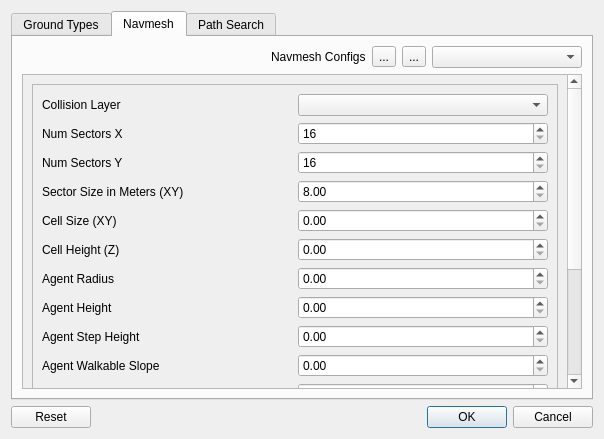
<?xml version="1.0" encoding="UTF-8"?>
<ui version="4.0">
 <class>AiProjectSettingsDlg</class>
 <widget class="QDialog" name="AiProjectSettingsDlg">
  <property name="geometry">
   <rect>
    <x>0</x>
    <y>0</y>
    <width>604</width>
    <height>439</height>
   </rect>
  </property>
  <property name="windowTitle">
   <string>Ai Project Settings</string>
  </property>
  <property name="windowIcon">
   <iconset resource="../QtResources/resources.qrc">
    <normaloff>:/AiPlugin/WAiPlugin.svg</normaloff>:/AiPlugin/WAiPlugin.svg</iconset>
  </property>
  <layout class="QVBoxLayout" name="verticalLayout">
   <item>
    <widget class="QTabWidget" name="Tabs">
     <property name="currentIndex">
      <number>1</number>
     </property>
     <widget class="QWidget" name="GroundTypesTab">
      <attribute name="title">
       <string>Ground Types</string>
      </attribute>
      <layout class="QHBoxLayout" name="horizontalLayout">
       <item>
        <widget class="QListWidget" name="GroundTypes">
         <property name="selectionBehavior">
          <enum>QAbstractItemView::SelectRows</enum>
         </property>
         <property name="uniformItemSizes">
          <bool>true</bool>
         </property>
        </widget>
       </item>
      </layout>
     </widget>
     <widget class="QWidget" name="NavmeshTab">
      <attribute name="title">
       <string>Navmesh</string>
      </attribute>
      <layout class="QVBoxLayout" name="verticalLayout_3">
       <item>
        <layout class="QHBoxLayout" name="horizontalLayout_4">
         <item>
          <spacer name="horizontalSpacer_2">
           <property name="orientation">
            <enum>Qt::Horizontal</enum>
           </property>
           <property name="sizeHint" stdset="0">
            <size>
             <width>40</width>
             <height>20</height>
            </size>
           </property>
          </spacer>
         </item>
         <item>
          <widget class="QLabel" name="label_2">
           <property name="text">
            <string>Navmesh Configs</string>
           </property>
          </widget>
         </item>
         <item>
          <widget class="QToolButton" name="AddMeshCfg">
           <property name="text">
            <string>...</string>
           </property>
           <property name="icon">
            <iconset resource="../../../../Tools/Libs/GuiFoundation/QtResources/resources.qrc">
             <normaloff>:/GuiFoundation/Icons/Add.svg</normaloff>:/GuiFoundation/Icons/Add.svg</iconset>
           </property>
          </widget>
         </item>
         <item>
          <widget class="QToolButton" name="RemoveMeshCfg">
           <property name="text">
            <string>...</string>
           </property>
           <property name="icon">
            <iconset resource="../../../../Tools/Libs/GuiFoundation/QtResources/resources.qrc">
             <normaloff>:/GuiFoundation/Icons/Delete.svg</normaloff>:/GuiFoundation/Icons/Delete.svg</iconset>
           </property>
          </widget>
         </item>
         <item>
          <widget class="QComboBox" name="SelectedMeshCfg">
           <property name="minimumSize">
            <size>
             <width>150</width>
             <height>0</height>
            </size>
           </property>
          </widget>
         </item>
        </layout>
       </item>
       <item>
        <widget class="QScrollArea" name="scrollArea">
         <property name="widgetResizable">
          <bool>true</bool>
         </property>
         <widget class="QWidget" name="scrollAreaWidgetContents">
          <property name="geometry">
           <rect>
            <x>0</x>
            <y>0</y>
            <width>543</width>
            <height>460</height>
           </rect>
          </property>
          <layout class="QHBoxLayout" name="horizontalLayout_5">
           <item>
            <widget class="QFrame" name="NavmeshCfg">
             <property name="frameShape">
              <enum>QFrame::StyledPanel</enum>
             </property>
             <property name="frameShadow">
              <enum>QFrame::Raised</enum>
             </property>
             <layout class="QGridLayout" name="gridLayout">
              <item row="4" column="1">
               <widget class="QDoubleSpinBox" name="NavCellSize"/>
              </item>
              <item row="6" column="1">
               <widget class="QDoubleSpinBox" name="NavAgentRadius"/>
              </item>
              <item row="15" column="1">
               <widget class="QDoubleSpinBox" name="NavDetailSampleError"/>
              </item>
              <item row="0" column="0">
               <widget class="QLabel" name="label_15">
                <property name="text">
                 <string>Collision Layer</string>
                </property>
               </widget>
              </item>
              <item row="5" column="1">
               <widget class="QDoubleSpinBox" name="NavCellHeight"/>
              </item>
              <item row="17" column="0">
               <spacer name="verticalSpacer">
                <property name="orientation">
                 <enum>Qt::Vertical</enum>
                </property>
                <property name="sizeHint" stdset="0">
                 <size>
                  <width>20</width>
                  <height>3</height>
                 </size>
                </property>
               </spacer>
              </item>
              <item row="10" column="1">
               <widget class="QDoubleSpinBox" name="NavMaxEdgeLength"/>
              </item>
              <item row="8" column="1">
               <widget class="QDoubleSpinBox" name="NavAgentStep"/>
              </item>
              <item row="9" column="1">
               <widget class="QDoubleSpinBox" name="NavAgentSlope"/>
              </item>
              <item row="6" column="0">
               <widget class="QLabel" name="label_5">
                <property name="text">
                 <string>Agent Radius</string>
                </property>
               </widget>
              </item>
              <item row="13" column="1">
               <widget class="QDoubleSpinBox" name="NavRegionMergeSize"/>
              </item>
              <item row="16" column="0">
               <spacer name="verticalSpacer_2">
                <property name="orientation">
                 <enum>Qt::Vertical</enum>
                </property>
                <property name="sizeHint" stdset="0">
                 <size>
                  <width>20</width>
                  <height>194</height>
                 </size>
                </property>
               </spacer>
              </item>
              <item row="8" column="0">
               <widget class="QLabel" name="label_7">
                <property name="text">
                 <string>Agent Step Height</string>
                </property>
               </widget>
              </item>
              <item row="4" column="0">
               <widget class="QLabel" name="label_3">
                <property name="text">
                 <string>Cell Size (XY)</string>
                </property>
               </widget>
              </item>
              <item row="10" column="0">
               <widget class="QLabel" name="label_9">
                <property name="text">
                 <string>Max Edge Length</string>
                </property>
               </widget>
              </item>
              <item row="7" column="0">
               <widget class="QLabel" name="label_6">
                <property name="text">
                 <string>Agent Height</string>
                </property>
               </widget>
              </item>
              <item row="7" column="1">
               <widget class="QDoubleSpinBox" name="NavAgentHeight"/>
              </item>
              <item row="15" column="0">
               <widget class="QLabel" name="label_14">
                <property name="text">
                 <string>Detail Sample Error</string>
                </property>
               </widget>
              </item>
              <item row="14" column="0">
               <widget class="QLabel" name="label_13">
                <property name="text">
                 <string>Detail Sample Distance</string>
                </property>
               </widget>
              </item>
              <item row="11" column="0">
               <widget class="QLabel" name="label_10">
                <property name="text">
                 <string>Max Simplification Error</string>
                </property>
               </widget>
              </item>
              <item row="14" column="1">
               <widget class="QDoubleSpinBox" name="NavDetailSampleDistance"/>
              </item>
              <item row="0" column="1">
               <widget class="QComboBox" name="CollisionLayer"/>
              </item>
              <item row="9" column="0">
               <widget class="QLabel" name="label_8">
                <property name="text">
                 <string>Agent Walkable Slope</string>
                </property>
               </widget>
              </item>
              <item row="13" column="0">
               <widget class="QLabel" name="label_11">
                <property name="text">
                 <string>Region Merge Size</string>
                </property>
               </widget>
              </item>
              <item row="5" column="0">
               <widget class="QLabel" name="label_4">
                <property name="text">
                 <string>Cell Height (Z)</string>
                </property>
               </widget>
              </item>
              <item row="12" column="0">
               <widget class="QLabel" name="label_12">
                <property name="text">
                 <string>Min Region Size</string>
                </property>
               </widget>
              </item>
              <item row="11" column="1">
               <widget class="QDoubleSpinBox" name="NavSimplificationError"/>
              </item>
              <item row="12" column="1">
               <widget class="QDoubleSpinBox" name="NavMinRegionSize"/>
              </item>
              <item row="1" column="0">
               <widget class="QLabel" name="label_16">
                <property name="text">
                 <string>Num Sectors X</string>
                </property>
               </widget>
              </item>
              <item row="2" column="0">
               <widget class="QLabel" name="label_17">
                <property name="text">
                 <string>Num Sectors Y</string>
                </property>
               </widget>
              </item>
              <item row="3" column="0">
               <widget class="QLabel" name="label_18">
                <property name="text">
                 <string>Sector Size in Meters (XY)</string>
                </property>
               </widget>
              </item>
              <item row="1" column="1">
               <widget class="QSpinBox" name="NumSectorsX">
                <property name="minimum">
                 <number>16</number>
                </property>
                <property name="maximum">
                 <number>256</number>
                </property>
                <property name="singleStep">
                 <number>16</number>
                </property>
               </widget>
              </item>
              <item row="2" column="1">
               <widget class="QSpinBox" name="NumSectorsY">
                <property name="minimum">
                 <number>16</number>
                </property>
                <property name="maximum">
                 <number>256</number>
                </property>
                <property name="singleStep">
                 <number>16</number>
                </property>
               </widget>
              </item>
              <item row="3" column="1">
               <widget class="QDoubleSpinBox" name="SectorSizeXY">
                <property name="minimum">
                 <double>8.000000000000000</double>
                </property>
                <property name="maximum">
                 <double>1024.000000000000000</double>
                </property>
               </widget>
              </item>
             </layout>
            </widget>
           </item>
          </layout>
         </widget>
        </widget>
       </item>
      </layout>
     </widget>
     <widget class="QWidget" name="PathSearchTab">
      <attribute name="title">
       <string>Path Search</string>
      </attribute>
      <layout class="QHBoxLayout" name="horizontalLayout_3">
       <item>
        <layout class="QVBoxLayout" name="verticalLayout_2">
         <item>
          <layout class="QHBoxLayout" name="horizontalLayout_2">
           <item>
            <spacer name="horizontalSpacer">
             <property name="orientation">
              <enum>Qt::Horizontal</enum>
             </property>
             <property name="sizeHint" stdset="0">
              <size>
               <width>40</width>
               <height>20</height>
              </size>
             </property>
            </spacer>
           </item>
           <item>
            <widget class="QLabel" name="label">
             <property name="text">
              <string>Search Configs</string>
             </property>
            </widget>
           </item>
           <item>
            <widget class="QToolButton" name="AddPathCfg">
             <property name="text">
              <string>...</string>
             </property>
             <property name="icon">
              <iconset resource="../../../../Tools/Libs/GuiFoundation/QtResources/resources.qrc">
               <normaloff>:/GuiFoundation/Icons/Add.svg</normaloff>:/GuiFoundation/Icons/Add.svg</iconset>
             </property>
            </widget>
           </item>
           <item>
            <widget class="QToolButton" name="RemovePathCfg">
             <property name="text">
              <string>...</string>
             </property>
             <property name="icon">
              <iconset resource="../../../../Tools/Libs/GuiFoundation/QtResources/resources.qrc">
               <normaloff>:/GuiFoundation/Icons/Delete.svg</normaloff>:/GuiFoundation/Icons/Delete.svg</iconset>
             </property>
            </widget>
           </item>
           <item>
            <widget class="QComboBox" name="SelectedPathCfg">
             <property name="minimumSize">
              <size>
               <width>150</width>
               <height>0</height>
              </size>
             </property>
            </widget>
           </item>
          </layout>
         </item>
         <item>
          <widget class="QTableWidget" name="PathConfig">
           <property name="editTriggers">
            <set>QAbstractItemView::NoEditTriggers</set>
           </property>
           <property name="alternatingRowColors">
            <bool>false</bool>
           </property>
           <property name="selectionMode">
            <enum>QAbstractItemView::SingleSelection</enum>
           </property>
           <property name="selectionBehavior">
            <enum>QAbstractItemView::SelectRows</enum>
           </property>
           <property name="wordWrap">
            <bool>false</bool>
           </property>
           <property name="cornerButtonEnabled">
            <bool>false</bool>
           </property>
           <attribute name="horizontalHeaderStretchLastSection">
            <bool>true</bool>
           </attribute>
           <attribute name="verticalHeaderVisible">
            <bool>false</bool>
           </attribute>
           <column>
            <property name="text">
             <string>Ground Type</string>
            </property>
           </column>
           <column>
            <property name="text">
             <string>Traversal Allowed</string>
            </property>
           </column>
           <column>
            <property name="text">
             <string>Traversal Cost</string>
            </property>
           </column>
          </widget>
         </item>
        </layout>
       </item>
      </layout>
     </widget>
    </widget>
   </item>
   <item>
    <widget class="QDialogButtonBox" name="DefaultButtons">
     <property name="orientation">
      <enum>Qt::Horizontal</enum>
     </property>
     <property name="standardButtons">
      <set>QDialogButtonBox::Cancel|QDialogButtonBox::Ok|QDialogButtonBox::Reset</set>
     </property>
     <property name="centerButtons">
      <bool>false</bool>
     </property>
    </widget>
   </item>
  </layout>
 </widget>
 <tabstops>
  <tabstop>GroundTypes</tabstop>
  <tabstop>AddMeshCfg</tabstop>
  <tabstop>RemoveMeshCfg</tabstop>
  <tabstop>SelectedMeshCfg</tabstop>
  <tabstop>scrollArea</tabstop>
  <tabstop>CollisionLayer</tabstop>
  <tabstop>NavCellSize</tabstop>
  <tabstop>NavCellHeight</tabstop>
  <tabstop>NavAgentRadius</tabstop>
  <tabstop>NavAgentHeight</tabstop>
  <tabstop>NavAgentStep</tabstop>
  <tabstop>NavAgentSlope</tabstop>
  <tabstop>NavMaxEdgeLength</tabstop>
  <tabstop>NavSimplificationError</tabstop>
  <tabstop>NavMinRegionSize</tabstop>
  <tabstop>NavRegionMergeSize</tabstop>
  <tabstop>NavDetailSampleDistance</tabstop>
  <tabstop>NavDetailSampleError</tabstop>
  <tabstop>Tabs</tabstop>
  <tabstop>AddPathCfg</tabstop>
  <tabstop>RemovePathCfg</tabstop>
  <tabstop>SelectedPathCfg</tabstop>
  <tabstop>PathConfig</tabstop>
 </tabstops>
 <resources>
  <include location="../../../../Tools/Libs/GuiFoundation/QtResources/resources.qrc"/>
  <include location="../QtResources/resources.qrc"/>
 </resources>
 <connections/>
</ui>
